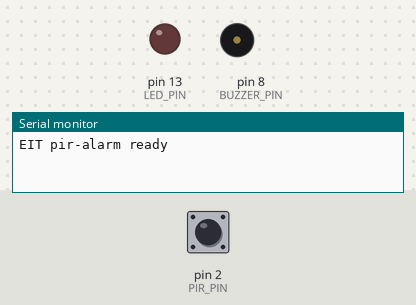
Bench run of a sketch on a simulated Arduino Uno, built with avr-gcc and run on an emulated ATmega328P. Parts: output pins drawn as LEDs (lit = HIGH), buzzer (waves = sounding), the last lines printed to the serial monitor. Dashed ring = blinking. The inputs (shaded band) are chosen by the test bench; at power-on: pin 2 (PIR_PIN) LOW.

Above: at 1.2 s.
1.3 s: pin 2 (PIR_PIN) driven HIGH
At 2.8 s:
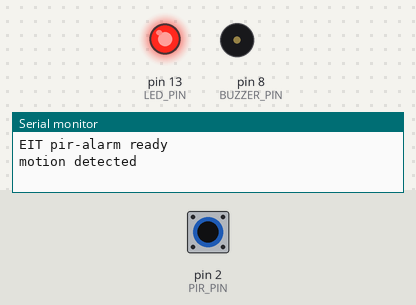
3.1 s: pin 2 (PIR_PIN) driven LOW
At 4.1 s:
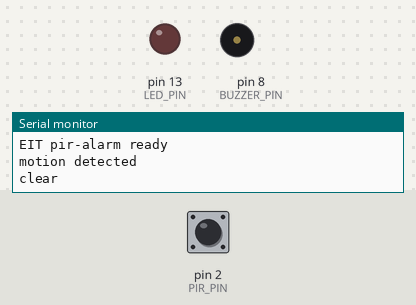
4.6 s: pin 2 (PIR_PIN) pulsed HIGH 2 times (0.12 s each, 0.3 s apart)
At 4.67 s:
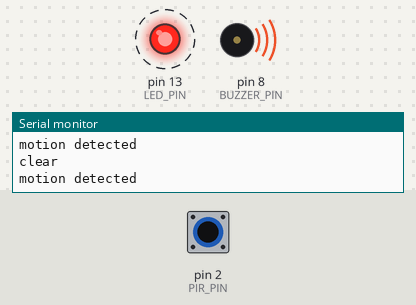
Timing chart, 0 to 7.6 s (numbered marks = the images above; inputs shaded):
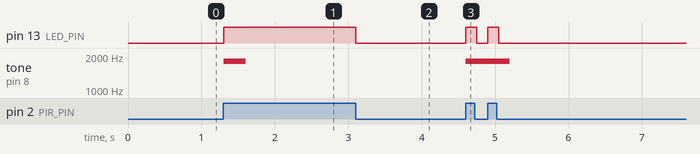

Measured:
- after the input at 1.3 s, pin 13 (LED_PIN): LOW → HIGH at once; tone on pin 8 (BUZZER_PIN): silent → 1800 Hz at once, → silent 0.30 s later
- after the input at 3.1 s, pin 13 (LED_PIN): HIGH → LOW at once
- after the input at 4.6 s, pin 13 (LED_PIN): alternates HIGH for 0.15 s and LOW for 0.15 s, 4 changes in all, then stays LOW, starting at once; tone on pin 8 (BUZZER_PIN): silent → 1800 Hz at once, → silent 0.60 s later

The sketch:

sketch.ino
```cpp
// EI TOKEN 案例 · 有人来了报警
// 人体感应到有人经过，灯亮蜂鸣器响
// 适用：Arduino Uno / Arduino Nano / ESP32 DevKit / ESP32-S3 DevKitC

#if defined(CONFIG_IDF_TARGET_ESP32S3)
const int PIR_PIN = 4;
const int BUZZER_PIN = 17;
const int LED_PIN = 2;
#elif defined(ESP32)
const int PIR_PIN = 4;
const int BUZZER_PIN = 25;
const int LED_PIN = 2;
#else
const int PIR_PIN = 2;
const int BUZZER_PIN = 8;
const int LED_PIN = 13;
#endif

int last = LOW;

void setup() {
  Serial.begin(115200);
  pinMode(PIR_PIN, INPUT);
  pinMode(LED_PIN, OUTPUT);
  Serial.println("EIT pir-alarm ready");
}

void loop() {
  int now = digitalRead(PIR_PIN);
  if (now != last) {
    last = now;
    if (now == HIGH) { Serial.println("motion detected"); digitalWrite(LED_PIN, HIGH); tone(BUZZER_PIN, 1800, 300); }
    else             { Serial.println("clear");           digitalWrite(LED_PIN, LOW); }
  }
  delay(50);
}
```
